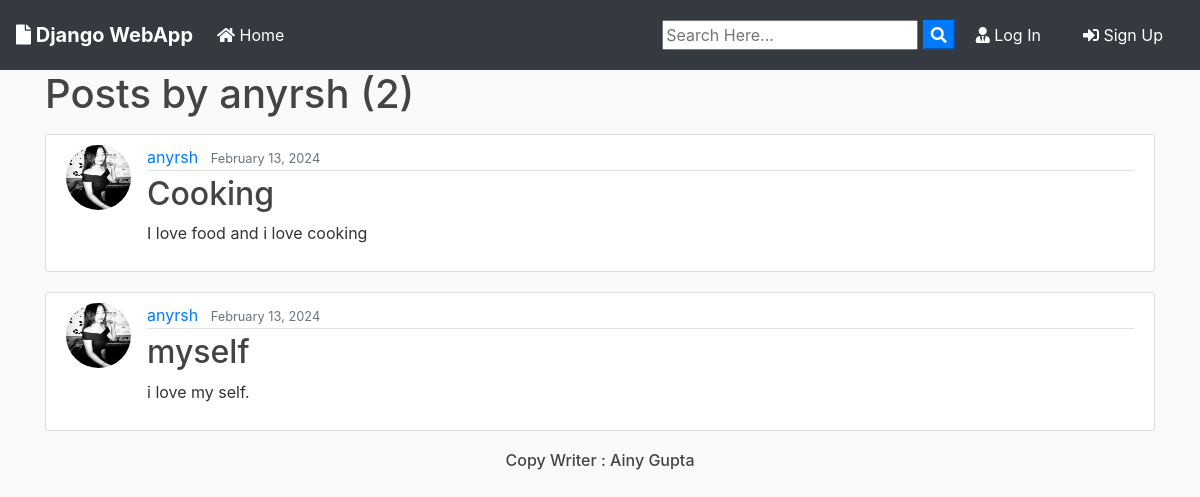
The page /user/anyrsh on the database its author committed.
### blog/models.py (models this page shows, shortened)
class Post(models.Model):
	title = models.CharField(max_length=100)
	file = models.FileField(null=True,blank=True,upload_to='Files')
	content = models.TextField()
	date_posted = models.DateTimeField(default=timezone.now)
	author = models.ForeignKey(User, on_delete=models.CASCADE)

### users/models.py (models this page shows, shortened)
class Profile(models.Model):
    user = models.OneToOneField(User, on_delete=models.CASCADE)
    image = models.ImageField(default='default.jpg', upload_to='profile_pics')

### blog/views.py (the view)
# urls.py: path('user/<str:username>', UserPostListView.as_view(), name='user-posts'),
class UserPostListView(ListView):
    model = Post
    template_name = 'blog/user_posts.html'  # <app>/<model>_<viewtype>.html
    context_object_name = 'posts'
    paginate_by = 2
    def get_queryset(self):
        user = get_object_or_404(User, username=self.kwargs.get('username'))
        return Post.objects.filter(author=user).order_by('-date_posted')

### blog/templates/blog/user_posts.html (shortened to what this page needs)
{% extends "blog/base.html" %}
{% block content %}
    <h1 class="mb-3">Posts by {{ view.kwargs.username }} ({{ page_obj.paginator.count }})</h1>
    {% for post in posts %}
        <article class="media content-section">
          <img class="rounded-circle article-img" src="{{ post.author.profile.image.url }}">
          <div class="media-body">
            <div class="article-metadata">
              <a class="mr-2" href="{% url 'user-posts' post.author.username %}">{{ post.author }}</a>
              <small class="text-muted">{{ post.date_posted|date:"F d, Y" }}</small>
            </div>
            <h2><a class="article-title" href="{% url 'post-detail' post.id %}">{{ post.title }}</a></h2>
            <p class="article-content">{{ post.content }}</p>
          </div>
        </article>
    {% endfor %}
{% endblock content %}

### blog/templates/blog/base.html (shortened to what this page needs)
{% load static %}
<!doctype html>
<html lang="en">
  <head>
    <link rel="stylesheet" href="https://stackpath.bootstrapcdn.com/bootstrap/4.3.1/css/bootstrap.min.css">
    <link rel="stylesheet" href="https://use.fontawesome.com/releases/v5.8.1/css/all.css" >
    <link rel="stylesheet" href="{% static 'blog/main.css' %}">
</head>
  <body>
        <nav class="navbar navbar-expand-lg navbar-dark bg-dark">
                <a class="navbar-brand font-weight-bold" href="{% url 'blog-home' %}"><i class="fas fa-file"></i> Django WebApp</a>
                <div class="collapse navbar-collapse" id="navbarSupportedContent">
                  <ul class="navbar-nav mr-auto">
                    <li class="nav-item active">
                      <a class="nav-link" href="{% url 'blog-home' %}"><i class="fas fa-home"></i> Home <span class="sr-only">(current)</span></a>
                    </li>
                  </ul>
                  <form id="searchform" action="{% url 'search' %}" method="get">
                    <input type="text" name="q" type="text" value="{{ request.GET.q }}" placeholder="Search Here..." />
                    <button type="button" onclick="searchform.submit()" class=" text-white my-color btn-primary"><i class="fa fa-search"></i></button>
                </form>
                    {% if user.is_authenticated %}
                    <a href="{% url 'user-posts' user %}" class="btn text-white m-2"><i class="fas fa-user-shield"></i> My Post</a>
                    <a href="{% url 'post-create' %} " class="btn text-white m-2"><i class="fas fa-user-edit"></i> New Post</a>
                    <a href="{% url 'profile' %} " class="btn text-white m-2"><i class="fas fa-user"></i> {{ user.username }}</a>
                    <a href="{% url 'logout' %} " class="btn text-white m-2"><i class="fas fa-sign-out-alt"></i> Log Out</a>
                    {% else %}
                    <a href="{% url 'login' %} " class="btn text-white m-2"><i class="fas fa-user-tie"></i> Log In</a>
                    <a href="{% url 'register' %} " class="btn text-white m-2"> <i class="fas fa-sign-in-alt"></i> Sign Up</a>
                    {% endif %}
                </div>
              </nav>
      <div class="container my-bg">
    {% block content %}
    {% endblock  %}
</div>
  </body>
  <center>
  <footer>
    <h6>Copy Writer : Ainy Gupta</h6>
  </footer>
</center>
</html>

### blog/static/blog/main.css (style rules this page uses)
body { background: #fafafa; color: #333333; margin-top: 0; }
h1, h2, h3, h4, h5, h6 { color: #444444; }
ul { margin: 0; }
.content-section { background: #ffffff; padding: 10px 20px; border: 1px solid #dddddd; border-radius: 3px; margin-bottom: 20px; }
.article-title { color: #444444; }
.article-content { white-space: pre-line; }
.article-img { height: 65px; width: 65px; margin-right: 16px; }
.article-metadata { padding-bottom: 1px; margin-bottom: 4px; border-bottom: 1px solid #e3e3e3 }

### rows shown on the page
Post: author.profile.image (picture), author "anyrsh", date_posted "February 13, 2024", title "Cooking", content "I love food and i love cooking"
Post: author.profile.image (picture), author "anyrsh", date_posted "February 13, 2024", title "myself", content "i love my self."

### other values the page prints
{{ view.kwargs.username }} "anyrsh"
{{ page_obj.paginator.count }} "2"
